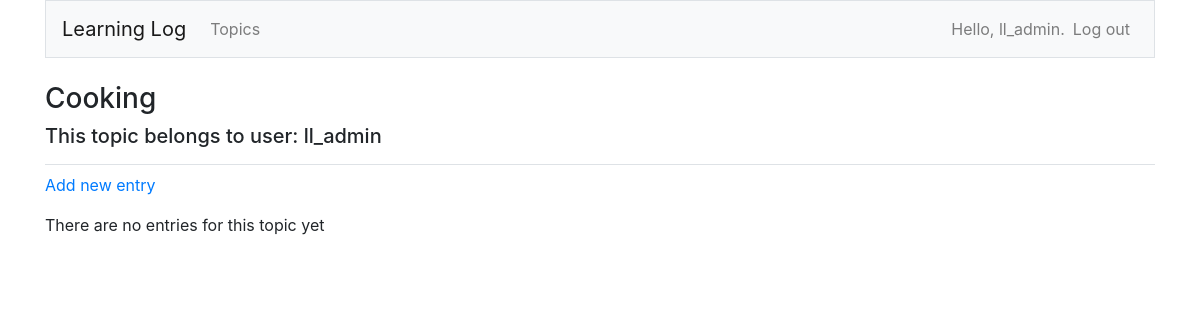
Before: /topics/4/ (signed in) with the older database file.
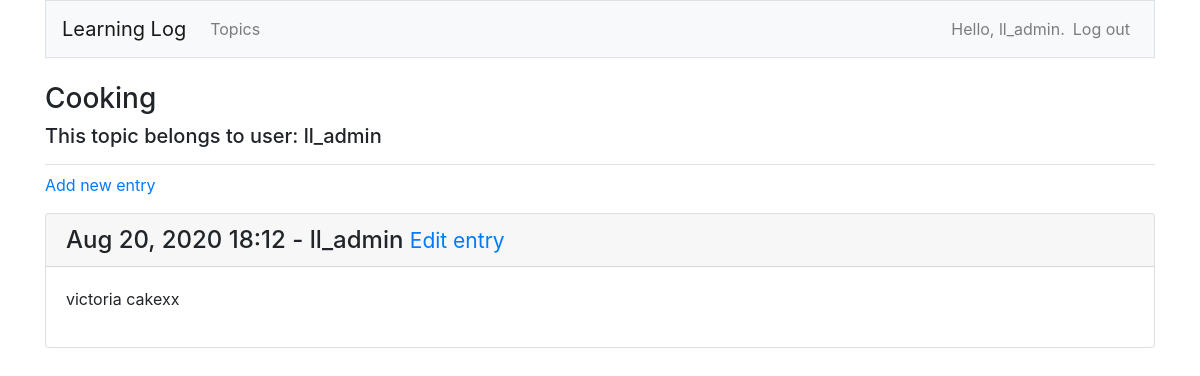
After: the same page with the newer database file.
### learning_logs/models.py (models this page shows, shortened)
class Entry(models.Model):
    topic = models.ForeignKey(Topic, on_delete=models.CASCADE)
    text = models.TextField()
    date_added = models.DateTimeField(auto_now_add=True)
    owner = models.ForeignKey(User, on_delete=models.CASCADE)
    class Meta:
        verbose_name_plural = 'entries'

### learning_logs/views.py (the view)
# urls.py: path('topics/<int:topic_id>/', views.topic, name='topic'),
@login_required
def topic(request, topic_id):
    topic = get_object_or_404(Topic, id=topic_id)
    check_topic_visibility(request, topic)
    entries = topic.entry_set.order_by('date_added')
    context = {'topic': topic, 'entries': entries}
    return render(request, 'learning_logs/topic.html', context)

### learning_logs/models.py (called while the page is built)
    def __str__(self):
        return self.text

### learning_logs/views.py (called while the page is built)
def check_topic_owner(request, topic):
    if topic.owner != request.user:
        raise Http404

def check_topic_visibility(request, topic):
    if topic.public != True:
        check_topic_owner(request, topic)

### learning_logs/templates/learning_logs/topic.html
{% extends 'learning_logs/base.html' %}
{% block page_header %}
   <h3>{{ topic }}</h3>
   <h5>This topic belongs to user: {{ topic.owner }} </h5>
{% endblock page_header %}
{% block content %}
<p>
   <a href="{% url 'learning_logs:new_entry' topic.id %}">Add new entry </a>
</p>
{% for entry in entries %}
<div class="card mb-3">
   <h4 class="card-header">
      {{ entry.date_added|date:'M d, Y H:i' }} - {{entry.owner}}
      {% if entry.owner == request.user %}
      <small><a href="{% url 'learning_logs:edit_entry' entry.id %}">
         Edit entry </a></small>
      {% endif %}
   </h4>
   <div class="card-body">
      {{ entry.text|linebreaks }}
   </div>
</div>
{% empty %}
<p>There are no entries for this topic yet</p>
{% endfor %}
{% endblock content %}

Changed rows visible on the page:
added Entry: date_added "Aug 20, 2020 18:12", owner "ll_admin", shows "Edit entry", text "victoria cakexx"
Other visible differences:
text no longer shown: "There are no entries for this topic yet"
